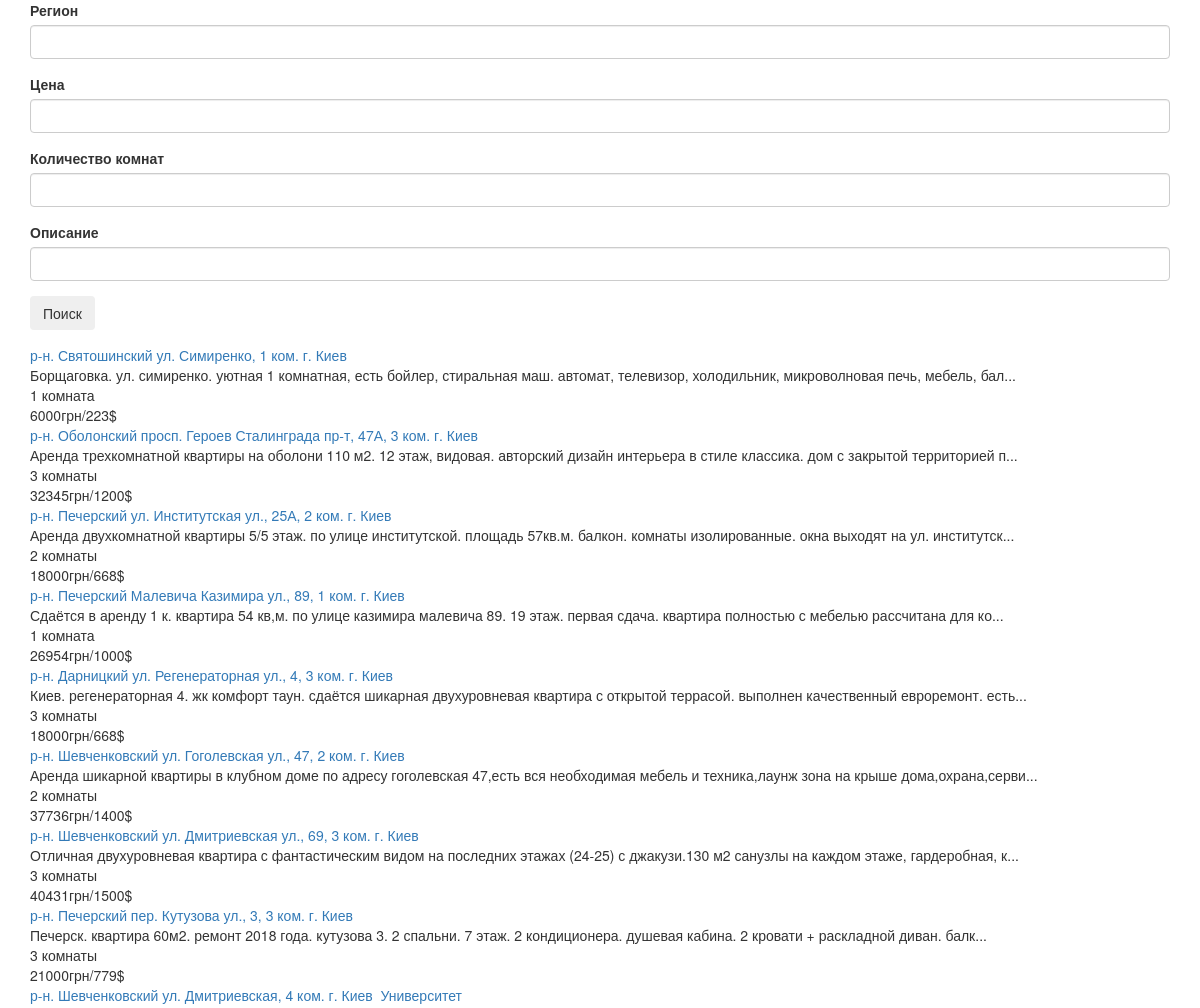
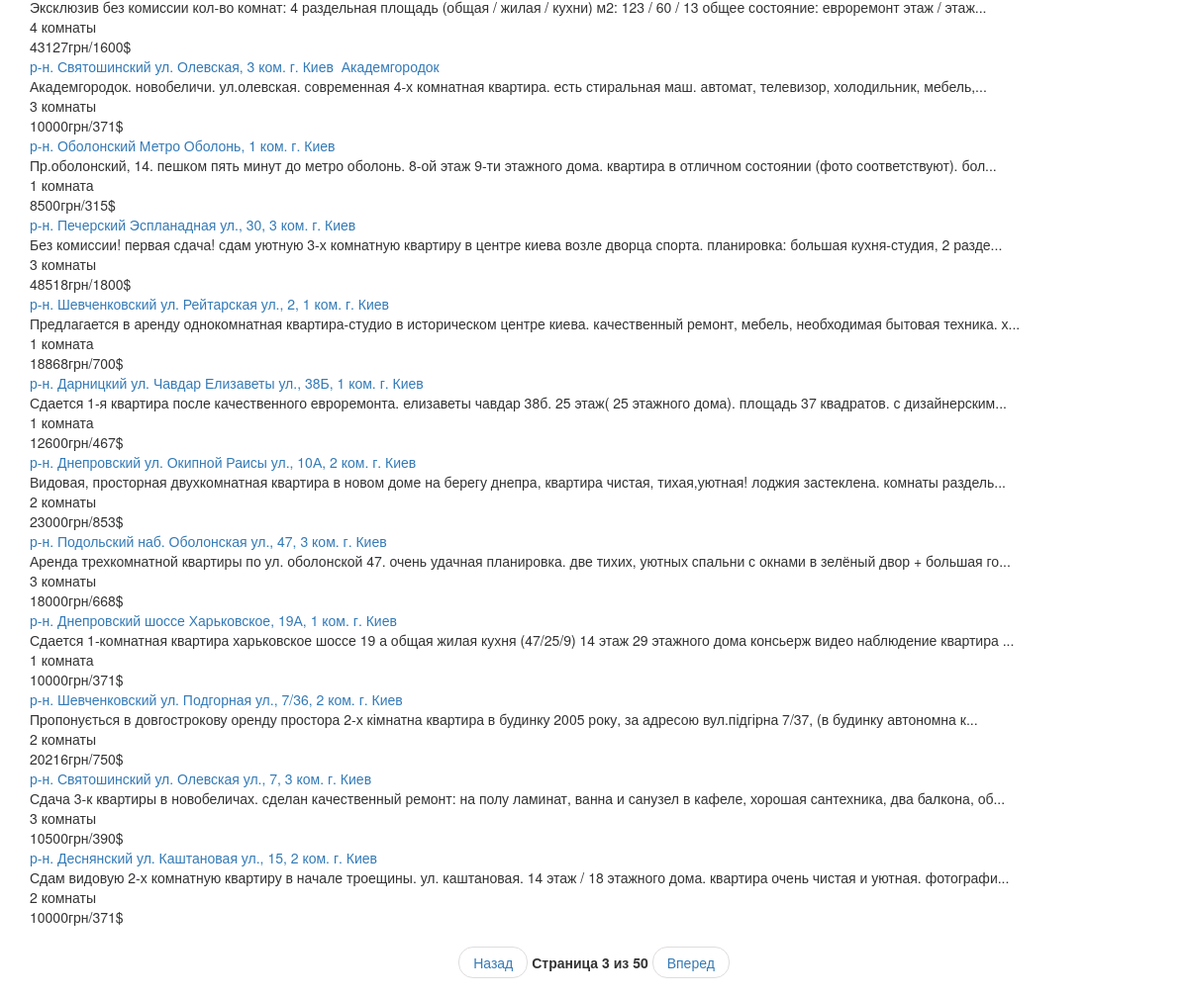
/?page=3, run on the app's committed database (2 pictures, top to bottom).
### tables this page shows
CREATE TABLE articles (
  id integer primary key,
  title text,
  ref text,
  descr text,
  rooms text,
  price text
);

### app.py (the view, shortened to what this page needs)
@app.route('/', methods=['GET', 'POST'])
def home_route():
    global form_vals
    db = art_parser.DBManager('art_parser/articles.db')
    form = SearchForm()
    pg = request.args.get('page', default='1')
    reg, price, pMin, pMax, rooms, desc, pgAmt = form_vals.values()
    if int(pg) < 1:
        pg = '1'
    elif int(pg) > int(pgAmt):
        pg = pgAmt
    data = db.get_data_by(int(pg) - 1, reg=reg, price_min=pMin, price_max=pMax, rooms=rooms, desc=desc)     # y i know about python container unpacking
    return render_template('index.html', price=price, pgAmt=pgAmt, form_vals=form_vals, page=int(pg), data=data, form=form)

### form.py
class SearchForm(FlaskForm):
    region = StringField('Регион', validators=[])
    rooms = IntegerField('Количество комнат', validators=[])
    price = IntegerField('Цена', validators=[])
    descr = StringField('Описание', validators=[])
    submit = SubmitField('Поиск', validators=[])

### art_parser/dbmngr.py (called while the page is built)
    def get_data_by(self, offset, reg='', rooms='', price_min=None, price_max=None, desc=''):
        if price_min is None:   # price_min price_max None or not None simultaneously, one is enough
            price_min = 0
            price_max = 10_000_000_000  # hardcoded value, hope sudden inflation won't break it all :)
        q = """SELECT * FROM articles where
            title like '%' || ? || '%' AND
            (CAST(SUBSTR(price, 0, LENGTH(price) - INSTR(price, ' грн/') - 1) AS INTEGER)
            BETWEEN ? and ?) AND
            SUBSTR(rooms, 0, LENGTH(rooms) - INSTR(rooms, ' к'))  LIKE '%' || ? || '%' AND
            descr like '%' || ? || '%' LIMIT ? OFFSET ?"""
        self.curs.execute(q, (reg, price_min, price_max, rooms, desc, self.recordsPerPage, offset*self.recordsPerPage))
        return self.curs.fetchall()

    def conn_open(self, path):
        self.conn = sqlite3.connect(path)
        self.curs = self.conn.cursor()

### templates/index.html (shortened to what this page needs)
<!DOCTYPE HTML>
<html lang="en-ru">
    <head>
        <link rel="stylesheet" href="https://maxcdn.bootstrapcdn.com/bootstrap/3.4.0/css/bootstrap.min.css">
    </head>
    <body>
        <div class="container">
            <form method="POST" action="">
                <fieldset>
                    <div class="form-group">
                        {{ form.region.label(class='form-control-label') }}
                        {{ form.region(class='form-control form-control-lg', value=form_vals['reg'] if form_vals['reg'] else '') }}
                    </div>
                    <div class="form-group">
                        {{ form.price.label(class='form-control-label') }}
                        {{ form.price(class='form-control form-control-lg', value=form_vals['price'] if form_vals['price'] else '') }}
                    </div>
                    <div class="form-group">
                        {{ form.rooms.label(class='form-control-label') }}
                        {{ form.rooms(class='form-control form-control-lg', value=form_vals['rooms'] if form_vals['rooms'] else '') }}
                    </div>
                    <div class="form-group">
                        {{ form.descr.label(class='form-control-label') }}
                        {{ form.descr(class='form-control form-control-lg', value=form_vals['desc'] if form_vals['desc'] else '') }}
                    </div>
                </fieldset>
                <div class="form-group">
                    {{ form.submit(class='btn btn-outline-info') }}
                </div>
            </form>
        </div>
        <div class="container">
            {% for d in data %}
                <div class="card">
                    <a class="card-title" href="{{ d[2]}}">{{ d[1] }}</a>
                    <div class="card-content">
                        <div class="card-descr">{{ d[3] }}</div>
                        <div class="card-rooms">{{ d[4] }}</div>
                        <div class="card-price">{{ d[5] }}</div>
                    </div>
                </div>
            {% endfor %}
        </div>
        <div class="container">
            <ul class="pager">
                <li><a href="/?page={{ page - 1 }}">Назад</a></li>
                <li><label>Страница {{ page }} из {{ pgAmt }}</label></li>
                <li><a href="/?page={{ page + 1 }}">Вперед</a></li>
            </ul>
        </div>
    </body>
</html>

### data on the page
articles: title "р‑н. Святошинский ул. Симиренко, 1 ком. г. Киев", descr "Борщаговка. ул. симиренко. уютная 1 комнатная, есть бойлер, стиральная маш. автомат, телевизор, холодильник, микроволновая печь, мебель, бал...", rooms "1 комната", price "6000грн/223$"
articles: title "р‑н. Оболонский просп. Героев Сталинграда пр-т, 47А, 3 ком. г. Киев", descr "Аренда трехкомнатной квартиры на оболони 110 м2. 12 этаж, видовая. авторский дизайн интерьера в стиле классика. дом с закрытой территорией п...", rooms "3 комнаты", price "32345грн/1200$"
articles: title "р‑н. Печерский ул. Институтская ул., 25А, 2 ком. г. Киев", descr "Аренда двухкомнатной квартиры 5/5 этаж. по улице институтской. площадь 57кв.м. балкон. комнаты изолированные. окна выходят на ул. институтск...", rooms "2 комнаты", price "18000грн/668$"
articles: title "р‑н. Печерский Малевича Казимира ул., 89, 1 ком. г. Киев", descr "Сдаётся в аренду 1 к. квартира 54 кв,м. по улице казимира малевича 89. 19 этаж. первая сдача. квартира полностью с мебелью рассчитана для ко...", rooms "1 комната", price "26954грн/1000$"
articles: title "р‑н. Дарницкий ул. Регенераторная ул., 4, 3 ком. г. Киев", descr "Киев. регенераторная 4. жк комфорт таун. сдаётся шикарная двухуровневая квартира с открытой террасой. выполнен качественный евроремонт. есть...", rooms "3 комнаты", price "18000грн/668$"
articles: title "р‑н. Шевченковский ул. Гоголевская ул., 47, 2 ком. г. Киев", descr "Аренда шикарной квартиры в клубном доме по адресу гоголевская 47,есть вся необходимая мебель и техника,лаунж зона на крыше дома,охрана,серви...", rooms "2 комнаты", price "37736грн/1400$"
articles: title "р‑н. Шевченковский ул. Дмитриевская ул., 69, 3 ком. г. Киев", descr "Отличная двухуровневая квартира с фантастическим видом на последних этажах (24-25) с джакузи.130 м2 санузлы на каждом этаже, гардеробная, к...", rooms "3 комнаты", price "40431грн/1500$"
articles: title "р‑н. Печерский пер. Кутузова ул., 3, 3 ком. г. Киев", descr "Печерск. квартира 60м2. ремонт 2018 года. кутузова 3. 2 спальни. 7 этаж. 2 кондиционера. душевая кабина. 2 кровати + раскладной диван. балк...", rooms "3 комнаты", price "21000грн/779$"
articles: title "р‑н. Шевченковский ул. Дмитриевская, 4 ком. г. Киев Университет", descr "Эксклюзив без комиссии кол-во комнат: 4 раздельная площадь (общая / жилая / кухни) м2: 123 / 60 / 13 общее состояние: евроремонт этаж / этаж...", rooms "4 комнаты", price "43127грн/1600$"
articles: title "р‑н. Святошинский ул. Олевская, 3 ком. г. Киев Академгородок", descr "Академгородок. новобеличи. ул.олевская. современная 4-х комнатная квартира. есть стиральная маш. автомат, телевизор, холодильник, мебель,...", rooms "3 комнаты", price "10000грн/371$"
articles: title "р‑н. Оболонский Метро Оболонь, 1 ком. г. Киев", descr "Пр.оболонский, 14. пешком пять минут до метро оболонь. 8-ой этаж 9-ти этажного дома. квартира в отличном состоянии (фото соответствуют). бол...", rooms "1 комната", price "8500грн/315$"
articles: title "р‑н. Печерский Эспланадная ул., 30, 3 ком. г. Киев", descr "Без комиссии! первая сдача! сдам уютную 3-х комнатную квартиру в центре киева возле дворца спорта. планировка: большая кухня-студия, 2 разде...", rooms "3 комнаты", price "48518грн/1800$"
articles: title "р‑н. Шевченковский ул. Рейтарская ул., 2, 1 ком. г. Киев", descr "Предлагается в аренду однокомнатная квартира-студио в историческом центре киева. качественный ремонт, мебель, необходимая бытовая техника. х...", rooms "1 комната", price "18868грн/700$"
articles: title "р‑н. Дарницкий ул. Чавдар Елизаветы ул., 38Б, 1 ком. г. Киев", descr "Сдается 1-я квартира после качественного евроремонта. елизаветы чавдар 38б. 25 этаж( 25 этажного дома). площадь 37 квадратов. с дизайнерским...", rooms "1 комната", price "12600грн/467$"
articles: title "р‑н. Днепровский ул. Окипной Раисы ул., 10А, 2 ком. г. Киев", descr "Видовая, просторная двухкомнатная квартира в новом доме на берегу днепра, квартира чистая, тихая,уютная! лоджия застеклена. комнаты раздель...", rooms "2 комнаты", price "23000грн/853$"
articles: title "р‑н. Подольский наб. Оболонская ул., 47, 3 ком. г. Киев", descr "Аренда трехкомнатной квартиры по ул. оболонской 47. очень удачная планировка. две тихих, уютных спальни с окнами в зелёный двор + большая го...", rooms "3 комнаты", price "18000грн/668$"
articles: title "р‑н. Днепровский шоссе Харьковское, 19А, 1 ком. г. Киев", descr "Сдается 1-комнатная квартира харьковское шоссе 19 а общая жилая кухня (47/25/9) 14 этаж 29 этажного дома консьерж видео наблюдение квартира ...", rooms "1 комната", price "10000грн/371$"
articles: title "р‑н. Шевченковский ул. Подгорная ул., 7/36, 2 ком. г. Киев", descr "Пропонується в довгострокову оренду простора 2-х кімнатна квартира в будинку 2005 року, за адресою вул.підгірна 7/37, (в будинку автономна к...", rooms "2 комнаты", price "20216грн/750$"
articles: title "р‑н. Святошинский ул. Олевская ул., 7, 3 ком. г. Киев", descr "Сдача 3-к квартиры в новобеличах. сделан качественный ремонт: на полу ламинат, ванна и санузел в кафеле, хорошая сантехника, два балкона, об...", rooms "3 комнаты", price "10500грн/390$"
articles: title "р‑н. Деснянский ул. Каштановая ул., 15, 2 ком. г. Киев", descr "Сдам видовую 2-х комнатную квартиру в начале троещины. ул. каштановая. 14 этаж / 18 этажного дома. квартира очень чистая и уютная. фотографи...", rooms "2 комнаты", price "10000грн/371$"

### other printed values
{{ page }} "3"
{{ pgAmt }} "50"
